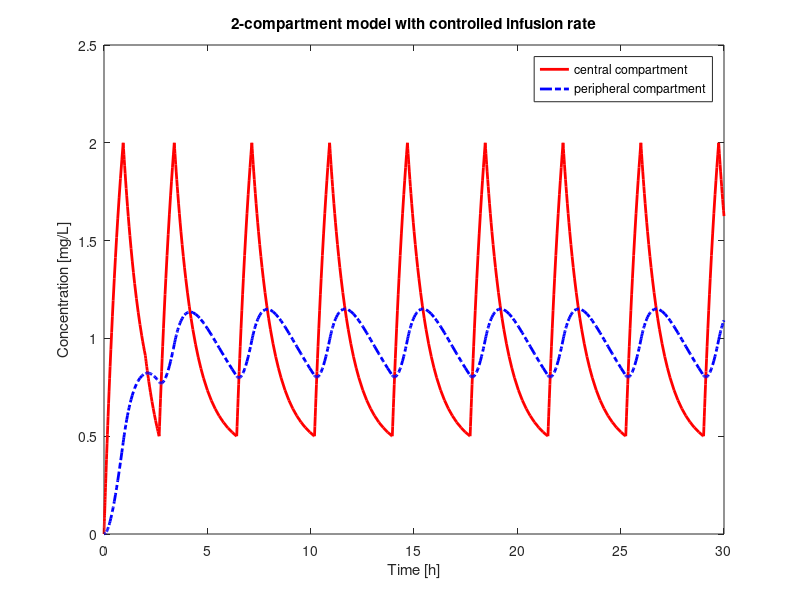

Reproduce this figure in MATLAB.
function infus2comstev()

% 2-compartiment model with stat events. Plasma concentration is kept
% within a given range by infusion rate: if drug concentration achieves
% macimum then decrease infusion; if minimum - infusion in increased.


% PK parameters
CL = 1.38e01; % central clearance.
V1 = 1.48e01; % volume of distribution in central compartment.
Q = 2.17e00; % inter-compartmental clearance.
V2 = 4.23e00; % volume of distribution peripheral compartment.
Rate = 50; % infusion rate

% p structure with PK parameters available in several functions
p.Rate = Rate;
p.V1 = V1;
p.V2 = V2;
p.k = CL/V1;
p.k12 = Q/V1;
p.k21 = Q/V2;

options = odeset('Events', @fevents);

% initial values
tspan = [0 50]; % max time domain
c0 = [0 0]; % initial value for the dependent variable
ie = 99; % avid empty events vector

while ~isempty(ie)
    % Call ode solver
    [t, c, te, ye, ie] = ode45(@derivatives, tspan, c0, options, p);
    % generate plot
    plot(t, c(:,1), '-', 'Color', 'r', 'LineWidth', 2)
    hold on;
    plot(t, c(:,2), '-.', 'Color', 'b', 'LineWidth', 2)
    
    tspan = [te(end) 50];
    c0 = [ye(end,1) ye(end,2)];
    % check if an event is detected
    switch ie(end)
        case 1 % event: stop infusion after 2 hours
            p.Rate = 0;
        case 2 % event: stop process definitely
            ie = [];
        case 3 % reduce infusion if conc. has grown to allowed max
            p.Rate = Rate/10;
        case 4 % allow full infusion rate if conc. has fallen to min
            p.Rate = Rate;
        otherwise
            messageID = 'infus2comstev:UnknownEvent';
            messageStr='Unknown event ''%s''.';
            error(messageID, messageStr, num2str(ie(end)));
    end
end

% plot
hold off;
title('2-compartment model with controlled infusion rate')
xlabel('Time [h]');
ylabel('Concentration [mg/L]');
legend('central compartment', 'peripheral compartment')

%save plot
print('-r900', '-dtiff', 'infus2com')
end

function dcdt = derivatives(~,c,p)
% model

dcdt = [p.Rate/p.V1 - (p.k + p.k12)*c(1) + p.k21*p.V2/p.V1*c(2)
    p.k12*p.V1/p.V2*c(1) - p.k21*c(2)];
end

function [value, isterminal, direction] = fevents(t,y,~)
% fevents specify events for ode model.

value(1,1) = t - 2; % max time for first infusion
isterminal(1,1) = 1; % stop the integrator
direction(1,1) = 1; % positive direction only

value(2,1) = t - 30; % end of observation
isterminal(2,1) = 1; % stop the integrator
direction(2,1) = 1; % positiive direction only

value(3,1) = y(1) - 2; % detect concentration = max while growing
isterminal(3,1) = 1; % stop the integrator
direction(3,1) = 1; % positiive direction only

value(4,1) = y(1) - 0.5; % detect concentration = min while falling
isterminal(4,1) = 1; % stop the integrator
direction(4,1) = -1; % negative direction only
end
















